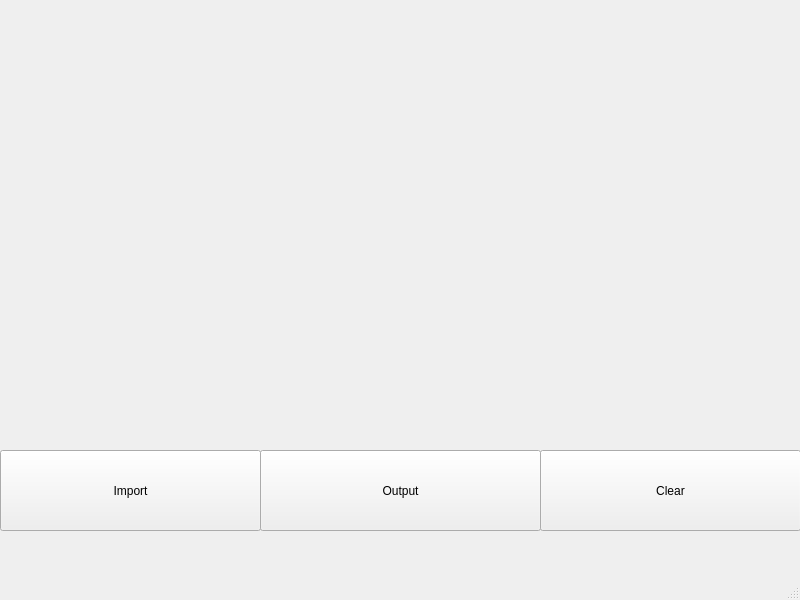
<?xml version="1.0" encoding="UTF-8"?>
<ui version="4.0">
 <class>MainWindow</class>
 <widget class="QMainWindow" name="MainWindow">
  <property name="geometry">
   <rect>
    <x>0</x>
    <y>0</y>
    <width>800</width>
    <height>600</height>
   </rect>
  </property>
  <property name="windowTitle">
   <string>MainWindow</string>
  </property>
  <widget class="QWidget" name="centralwidget">
   <widget class="QLabel" name="image">
    <property name="geometry">
     <rect>
      <x>0</x>
      <y>0</y>
      <width>801</width>
      <height>451</height>
     </rect>
    </property>
    <property name="text">
     <string/>
    </property>
    <property name="pixmap">
     <pixmap>../Exp1/killer.jpg</pixmap>
    </property>
    <property name="scaledContents">
     <bool>true</bool>
    </property>
   </widget>
   <widget class="QPushButton" name="import_image">
    <property name="geometry">
     <rect>
      <x>0</x>
      <y>450</y>
      <width>261</width>
      <height>81</height>
     </rect>
    </property>
    <property name="text">
     <string>Import</string>
    </property>
   </widget>
   <widget class="QPushButton" name="output">
    <property name="geometry">
     <rect>
      <x>260</x>
      <y>450</y>
      <width>281</width>
      <height>81</height>
     </rect>
    </property>
    <property name="text">
     <string>Output</string>
    </property>
   </widget>
   <widget class="QPushButton" name="clear">
    <property name="geometry">
     <rect>
      <x>540</x>
      <y>450</y>
      <width>261</width>
      <height>81</height>
     </rect>
    </property>
    <property name="text">
     <string>Clear</string>
    </property>
   </widget>
  </widget>
  <widget class="QMenuBar" name="menubar">
   <property name="geometry">
    <rect>
     <x>0</x>
     <y>0</y>
     <width>800</width>
     <height>27</height>
    </rect>
   </property>
  </widget>
  <widget class="QStatusBar" name="statusbar"/>
 </widget>
 <resources/>
 <connections/>
</ui>
